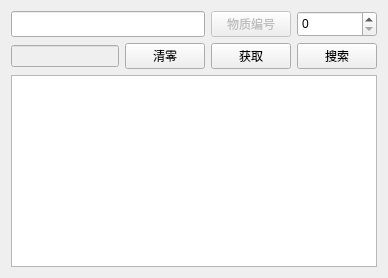
        <widget class="QWidget" name="tab_2">
         <attribute name="title">
          <string>Reach Message</string>
         </attribute>
         <layout class="QGridLayout" name="gridLayout_3">
          <item row="0" column="3">
           <widget class="QSpinBox" name="spinBox_6">
            <property name="sizePolicy">
             <sizepolicy hsizetype="Minimum" vsizetype="Minimum">
              <horstretch>0</horstretch>
              <verstretch>0</verstretch>
             </sizepolicy>
            </property>
            <property name="statusTip">
             <string>Reach中Lims中的物质编号</string>
            </property>
            <property name="maximum">
             <number>999999999</number>
            </property>
           </widget>
          </item>
          <item row="0" column="2">
           <widget class="QPushButton" name="pushButton_40">
            <property name="enabled">
             <bool>false</bool>
            </property>
            <property name="text">
             <string>物质编号</string>
            </property>
           </widget>
          </item>
          <item row="2" column="0" colspan="4">
           <widget class="QTextBrowser" name="textBrowser_2">
            <property name="statusTip">
             <string>物质信息显示区域</string>
            </property>
           </widget>
          </item>
          <item row="1" column="3">
           <widget class="QPushButton" name="pushButton_37">
            <property name="sizePolicy">
             <sizepolicy hsizetype="Minimum" vsizetype="Minimum">
              <horstretch>0</horstretch>
              <verstretch>0</verstretch>
             </sizepolicy>
            </property>
            <property name="statusTip">
             <string>根据内容或编号查找Reach物质的信息</string>
            </property>
            <property name="text">
             <string>搜索</string>
            </property>
            <property name="icon">
             <iconset>
              <normaloff>icon/search.png</normaloff>
              <normalon>:/search.png</normalon>
              <disabledoff>:/search.png</disabledoff>
              <disabledon>:/search.png</disabledon>
              <activeoff>:/search.png</activeoff>
              <activeon>:/search.png</activeon>
              <selectedoff>:/search.png</selectedoff>
              <selectedon>:/search.png</selectedon>icon/search.png</iconset>
            </property>
           </widget>
          </item>
          <item row="1" column="0">
           <widget class="QLineEdit" name="lineEdit_5">
            <property name="enabled">
             <bool>false</bool>
            </property>
            <property name="statusTip">
             <string>物质中文名字显示区域</string>
            </property>
            <property name="text">
             <string/>
            </property>
            <property name="alignment">
             <set>Qt::AlignCenter</set>
            </property>
           </widget>
          </item>
          <item row="1" column="1">
           <widget class="QPushButton" name="pushButton_51">
            <property name="statusTip">
             <string>将所有之前查找的信息清除</string>
            </property>
            <property name="text">
             <string>清零</string>
            </property>
            <property name="icon">
             <iconset>
              <normaloff>icon/clean.png</normaloff>
              <normalon>icon/clean.png</normalon>
              <disabledoff>icon/clean.png</disabledoff>
              <disabledon>icon/clean.png</disabledon>
              <activeoff>icon/clean.png</activeoff>
              <activeon>icon/clean.png</activeon>
              <selectedoff>icon/clean.png</selectedoff>
              <selectedon>icon/clean.png</selectedon>icon/clean.png</iconset>
            </property>
           </widget>
          </item>
          <item row="1" column="2">
           <widget class="QPushButton" name="pushButton_50">
            <property name="statusTip">
             <string>获取Reach物质信息</string>
            </property>
            <property name="text">
             <string>获取</string>
            </property>
            <property name="icon">
             <iconset>
              <normaloff>icon/message.png</normaloff>
              <normalon>:/message.png</normalon>
              <disabledoff>:/message.png</disabledoff>
              <disabledon>:/message.png</disabledon>
              <activeoff>:/message.png</activeoff>
              <activeon>:/message.png</activeon>
              <selectedoff>:/message.png</selectedoff>
              <selectedon>:/message.png</selectedon>icon/message.png</iconset>
            </property>
           </widget>
          </item>
          <item row="0" column="0" colspan="2">
           <widget class="QLineEdit" name="lineEdit_4">
            <property name="sizePolicy">
             <sizepolicy hsizetype="Expanding" vsizetype="Minimum">
              <horstretch>0</horstretch>
              <verstretch>0</verstretch>
             </sizepolicy>
            </property>
            <property name="statusTip">
             <string>输入Reach物质的内容</string>
            </property>
           </widget>
          </item>
         </layout>
        </widget>
